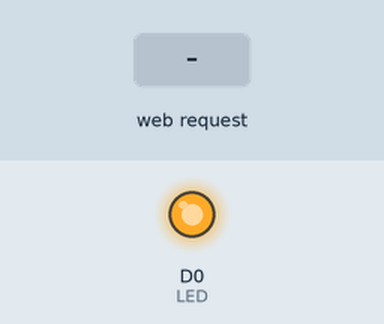
This sketch was run on a simulated ESP8266 (NodeMCU). Shown: output pins drawn as LEDs (lit = HIGH). The test bench sets the inputs (shaded band). WiFi joins after 1.5 s; servers stay silent unless stated; what the sketch prints to the serial monitor is not drawn.

Above: at 2.7 s.
2.8 s: HTTP request GET /on5 received
At 4.3 s:
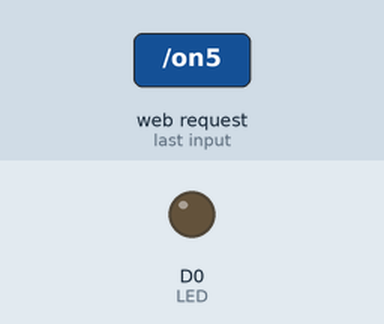
5.3 s: HTTP request GET /off5 received
At 6.7 s:
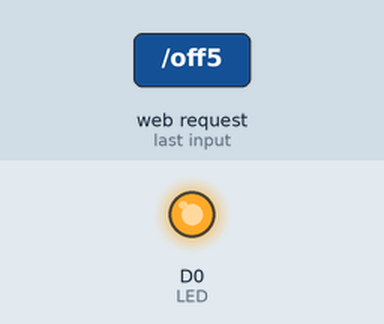
Timing chart, 0 to 8.3 s (numbered marks = the images above; inputs shaded):
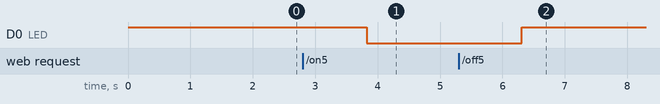

Measured:
- after the input at 2.8 s, D0 (LED): HIGH → LOW after 1.0 s
- after the input at 5.3 s, D0 (LED): LOW → HIGH after 1.0 s

The sketch:

Control_led_from_server.ino
```cpp
#include <ESP8266WiFi.h>
WiFiServer server(80);
int LED = D0;
String clientResponse;
void setup() {
  // put your setup code here, to run once:
  pinMode(LED,OUTPUT);
  digitalWrite(LED,HIGH);
  Serial.begin(9600);
  WiFi.disconnect();
  delay(20);
  Serial.println("START");
  WiFi.begin("Asusphone","dancemonkey");
  while(!(WiFi.status()==WL_CONNECTED))
  {
    delay(30);
    Serial.print(".");
  }
  Serial.println("connected");
  Serial.println(WiFi.localIP());
  server.begin();
}

void loop() {
  // put your main code here, to run repeatedly:
  WiFiClient client = server.available();
  if(!client)
  {
    delay(30);
    return;
  }
  while(!client.available())
  {
    delay(30);
  }
  clientResponse="";
  clientResponse=client.readStringUntil('/r');
  Serial.println(clientResponse);
  if(clientResponse.indexOf("GET /on5")>=0)
  {
    clientResponse="";
    digitalWrite(LED, LOW);
    Serial.println(clientResponse);
  }
  else if(clientResponse.indexOf("GET /off5")>=0)
  {
    clientResponse="";
    digitalWrite(LED,HIGH);
  }

    client.println("<HTTP/1.1 200 OK");
    client.println("Content-Type: text/html");
    client.println("");
    client.println("<!Doctype html>");
//    client.println("<html>");
    client.println("<a href=\"on5\"><button>ON</button></a>");
    client.println("<a href=\"off5\"><button>OFF</button></a>");
    client.println("</html>");
    client.println("");
    delay(1);


}
```
